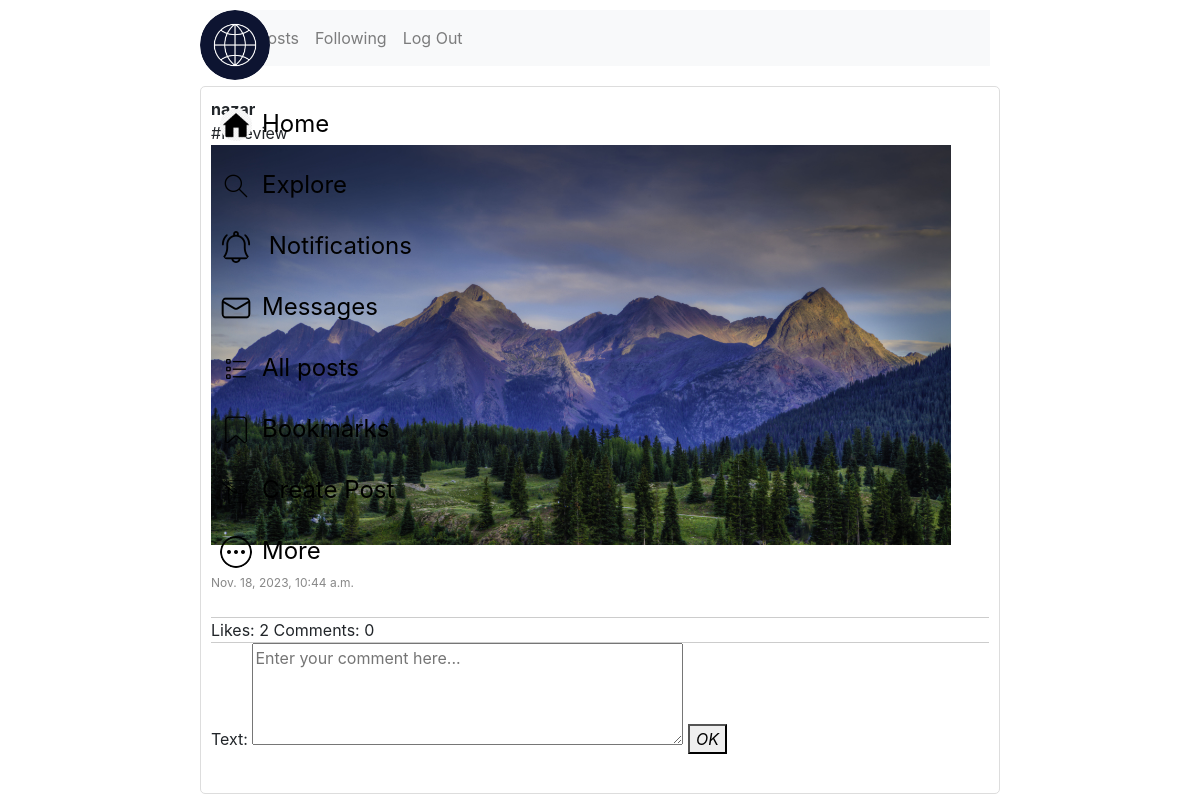
The page /post/1 (signed in) on the database as committed earlier.
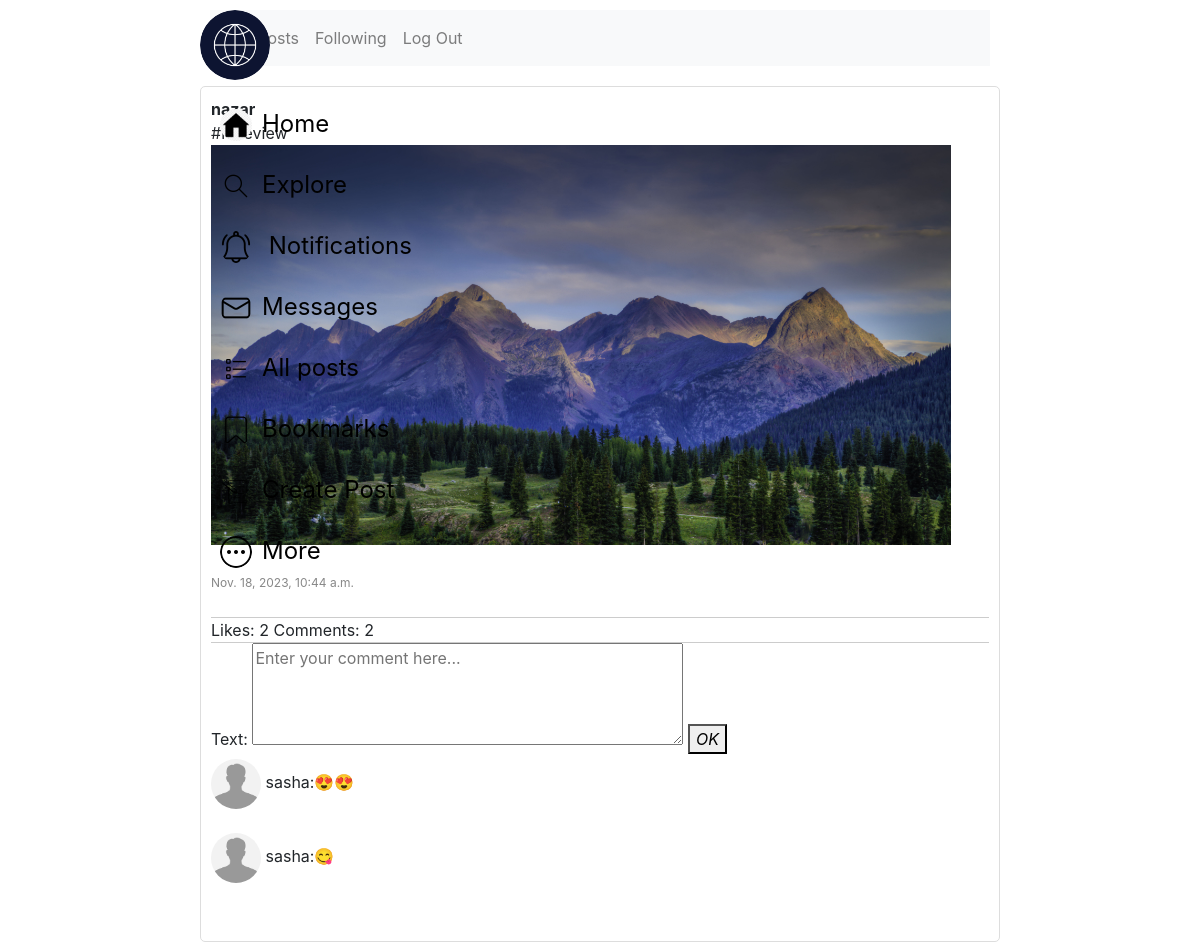
The same page on the database as committed later.
### network/models.py (models this page shows, shortened)
class Post(models.Model):
    author = models.ForeignKey(User, on_delete=models.CASCADE)
    text = models.TextField(null=True, blank=True)
    created_at = models.DateTimeField(auto_now_add=True)
    file = models.FileField(upload_to='uploads/', null=True, blank=True, help_text='Choose a file to upload')
    file_media_type = models.CharField(max_length=32, null=True, blank=True)
    tags = TaggableManager(blank=True)
    like = models.ManyToManyField(User, default=None, blank=True, related_name='like')
    class Meta:
        indexes = [
            models.Index(fields=['-created_at']),
        ]
        ordering = ['-created_at']

class User(AbstractUser):
    following = models.ManyToManyField('self', through='Contact', related_name='followers',
                                        symmetrical=False)
    def get_absolute_url(self):
        return reverse('user_profile', args=[str(self.username)])

class Comment(models.Model):
    auction = models.ForeignKey(Post, on_delete=models.CASCADE)
    commenter = models.ForeignKey(User, on_delete=models.CASCADE)
    text = models.TextField()
    created_at = models.DateTimeField(auto_now_add=True)

class UserProfile(models.Model):
    user = models.OneToOneField(User, on_delete=models.CASCADE)
    bio = models.TextField(max_length=500, null=True, blank=True)
    birth_date = models.DateField(null=True, blank=True)
    profile_image = models.ImageField(upload_to='profile_images', null=True, blank=True)

### network/views.py (the view, shortened to what this page needs)
# urls.py: path('post/<int:pk>', PostDetailView.as_view(), name='post_detail'),
class PostDetailView(LoginRequiredMixin, DetailView):
    model = Post
    template = 'network/post_detail.html'
    def get_context_data(self, **kwargs):
        context = super().get_context_data(**kwargs)
        context['comment_form'] = CommentForm()
        post = self.get_object()
        context['comments'] = Comment.objects.filter(auction=post)
        return context

### network/forms.py
class CommentForm(forms.ModelForm):
    class Meta:
        model = Comment
        fields = ['text']
        widgets = {
            'text': forms.Textarea(
                attrs={'placeholder': 'Enter your comment here...', 'rows': 4,
                       'cols': 40}),
        }

### network/templates/network/post_detail.html (shortened to what this page needs)
{% extends "network/layout.html" %}
{% load static %}
{% block body %}
    <div class="post-wrapper">
          <span class="username">{{ post.author }}</span>
            <br>
          <span class="text">{{ post.text }}</span>
            <br>
            {% if post.file_media_type == 'video' %}
                <video class="embed-responsive-item" controls>
                    <source src="{{ post.file.url }}" type="video/mp4">
                    Your browser does not support the video tag.
                </video>
            {% elif post.file_media_type == 'image' %}
              <div class="post-container">
                <img src="{{ post.file.url }}" alt="image" class="framed-image">
              </div>
            {% endif %}
            <br>
          <span class="created-at">{{ post.created_at }}</span>
            <br><br><hr>
           <span class="like-count"> Likes: {{ post.like.count }}  Comments: {{post.comment_set.all.count}}</span>
            <form action="{% url 'post_detail' post.pk %}" method="post">
              {{ comment_form }}
                <button type="submit"><i class="fa fa-search">OK</i></button>
            </form>
            {% for comment in comments %}
                <img src="{{comment.commenter.userprofile.profile_image.url}}" alt="User's image" class="commenter-image"> {{comment.commenter.username}}:{{comment.text}}
                <br><br>
            {% endfor %}
          <br>
    </div>
{% endblock %}

Rows that differ between the two databases and show on the page:
computed for Post "#niceview": comment_set.all.count "0" → "2"
added Comment: commenter.userprofile.profile_image (placeholder picture), commenter.username "sasha", text "😍😍"
added Comment: commenter.userprofile.profile_image (placeholder picture), commenter.username "sasha", text "😋"
